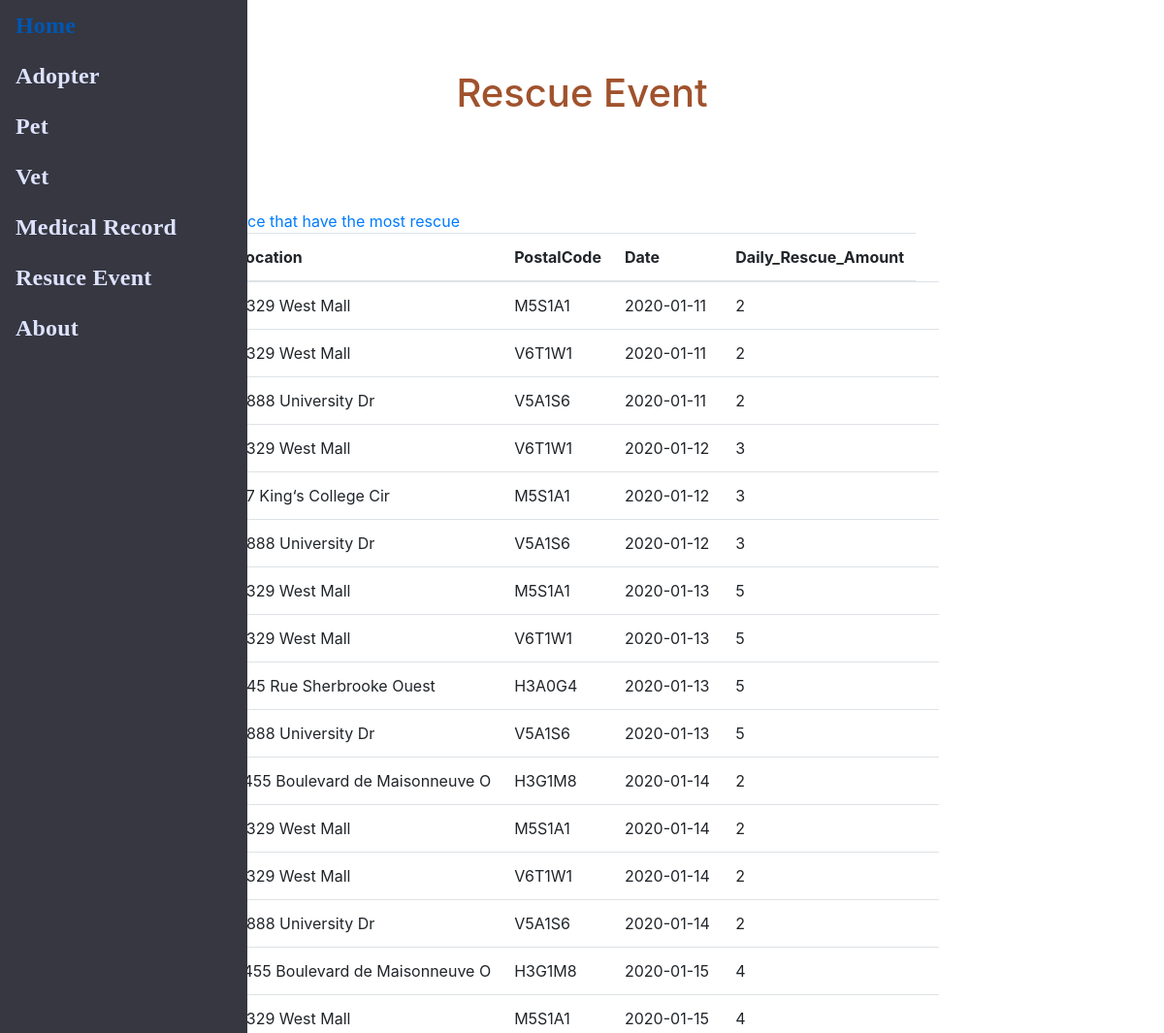
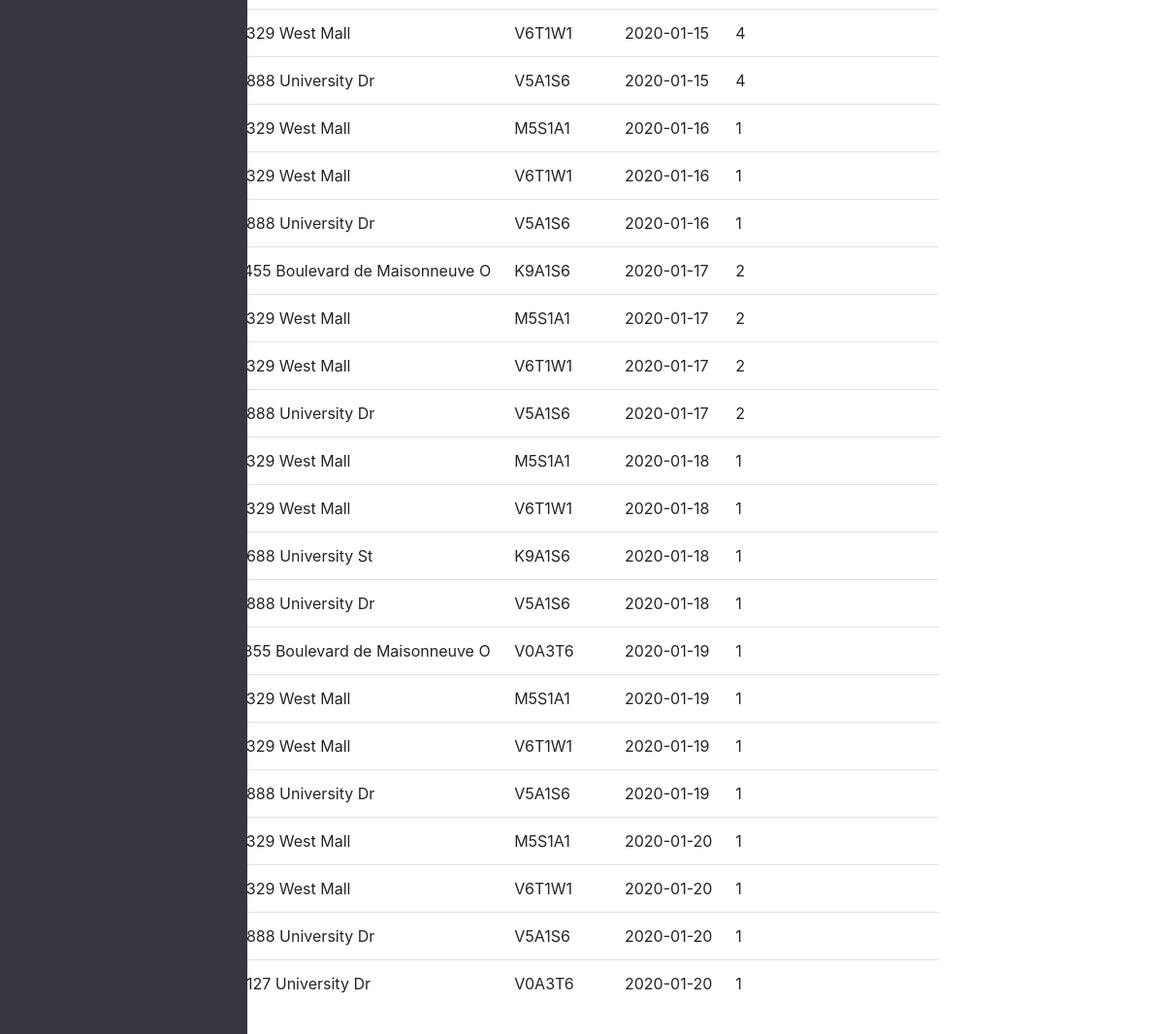
The page /RescueEvent.php on the database its author committed (2 pictures, top to bottom).
### tables this page shows
CREATE TABLE RescueEvent(
Location Char(100) NOT NULL,
PostalCode Char(20) NOT NULL,
Date DATE NOT NULL,
Description Char(200),
PRIMARY KEY(Location,PostalCode,Date),
FOREIGN KEY (PostalCode) REFERENCES postalCode_City_Province(PostalCode) ON DELETE NO ACTION ON UPDATE CASCADE,
FOREIGN KEY (Date) REFERENCES Date_DailyRescue(Date) ON DELETE NO ACTION
ON UPDATE CASCADE
);

CREATE TABLE Date_DailyRescue(
Date DATE PRIMARY KEY,
Daily_Rescue_Amount INTEGER
);

### RescueEvent.php (the view, shortened to what this page needs)
<!DOCTYPE html>
<html>
    <head>
    <link rel="stylesheet" href="https://maxcdn.bootstrapcdn.com/bootstrap/4.5.2/css/bootstrap.min.css">
     <link rel="stylesheet" href="./CSS/style.css" />
    <body>
    <div class="row justify-content-center">
        <form action="process4.php" method="POST">
            <div class="form-group">
<html>
    <head>
    <link rel="stylesheet" href="https://maxcdn.bootstrapcdn.com/bootstrap/4.5.2/css/bootstrap.min.css">
    <body>
    <br>
    <br>
    <br>
<h1 style= "text-align: center;
                      color:#a0522d;" >Rescue Event</h1>
                      <br>
                      <br>
                      <br>
                      <div class="nav">
      <ul class="nav flex-column">
        <li class="nav-item">
          <a class="nav-link active navfont" href="./index.php">Home</a>
        </li>
        <li class="nav-item">
          <a class="nav-link navfont" href="./AdopterManage.php">Adopter</a>
        </li>
        <li class="nav-item">
	<a class="nav-link navfont" href="./Pet.php">Pet</a>
        </li>
        <li class="nav-item">
          <a class="nav-link navfont" href="./vet.php">Vet</a>
        </li>
        <li class="nav-item">
          <a class="nav-link navfont" href="./MedicalRecord.php">Medical Record</a>
        </li>
        <li class="nav-item">
          <a class="nav-link navfont" href="./RescueEvent.php">Resuce Event</a>
        </li>
        <li class="nav-item">
          <a class="nav-link navfont" href="./About.php">About</a>
        </li>
      </ul>
    </div>
    </div>
    <a href ="./divisionQuery.php"> Place that have the most rescue </a>
    <?php require_once 'process4.php'; ?>
    <div class="container">
    <div class="row justify-content-center">
            <table class="table">
                    <thead>
                        <tr>
                            <th>Location</th>
                            <th>PostalCode</th>
                            <th>Date</th>
                            <th>Daily_Rescue_Amount</th>
                        </tr>
                    </thead>
            <?php
            $mysqli = new mysqli('localhost','root','root','project') or die(mysqli_error($mysqli));
            $result = $mysqli->query("SELECT RescueEvent.Location,  RescueEvent.PostalCode, RescueEvent.Date, Date_DailyRescue.Daily_Rescue_Amount
            FROM RescueEvent  INNER JOIN Date_DailyRescue ON  RescueEvent.Date = Date_DailyRescue.Date") or die($mysqli->error);
            ?>
<?php
            while ($row = $result->fetch_assoc()): ?>
                    <tr>
                        <td><?php echo $row['Location']; ?></td>
                        <td><?php echo $row['PostalCode']; ?></td>
                        <td><?php echo $row['Date']; ?></td>
                        <td><?php echo $row['Daily_Rescue_Amount']; ?></td>
                        <td>
                        </td>
                    </tr>
                <?php endwhile; ?>
                </table>
            </div>
            <br>
            <br>
            <br>
        </div>
    </div>
    </body>
    </html>

### CSS/style.css (style rules this page uses)
.nav { position: absolute; width: 255px; height: 100%; left: 0px; top: 0px; background: #363740; }
.navfont { font-family: "Mulish"; font-style: bold; font-weight: bold; font-size: 24px; letter-spacing: 0.2px; color: #dde2ff; }

### rows shown on the page
rescueevent: Location "2329 West Mall", PostalCode "M5S1A1", Date "2020-01-11", Date.Daily_Rescue_Amount "2"
rescueevent: Location "2329 West Mall", PostalCode "V6T1W1", Date "2020-01-11", Date.Daily_Rescue_Amount "2"
rescueevent: Location "8888 University Dr", PostalCode "V5A1S6", Date "2020-01-11", Date.Daily_Rescue_Amount "2"
rescueevent: Location "2329 West Mall", PostalCode "V6T1W1", Date "2020-01-12", Date.Daily_Rescue_Amount "3"
rescueevent: Location "27 King‘s College Cir", PostalCode "M5S1A1", Date "2020-01-12", Date.Daily_Rescue_Amount "3"
rescueevent: Location "8888 University Dr", PostalCode "V5A1S6", Date "2020-01-12", Date.Daily_Rescue_Amount "3"
rescueevent: Location "2329 West Mall", PostalCode "M5S1A1", Date "2020-01-13", Date.Daily_Rescue_Amount "5"
rescueevent: Location "2329 West Mall", PostalCode "V6T1W1", Date "2020-01-13", Date.Daily_Rescue_Amount "5"
rescueevent: Location "845 Rue Sherbrooke Ouest", PostalCode "H3A0G4", Date "2020-01-13", Date.Daily_Rescue_Amount "5"
rescueevent: Location "8888 University Dr", PostalCode "V5A1S6", Date "2020-01-13", Date.Daily_Rescue_Amount "5"
rescueevent: Location "1455 Boulevard de Maisonneuve O", PostalCode "H3G1M8", Date "2020-01-14", Date.Daily_Rescue_Amount "2"
rescueevent: Location "2329 West Mall", PostalCode "M5S1A1", Date "2020-01-14", Date.Daily_Rescue_Amount "2"
rescueevent: Location "2329 West Mall", PostalCode "V6T1W1", Date "2020-01-14", Date.Daily_Rescue_Amount "2"
rescueevent: Location "8888 University Dr", PostalCode "V5A1S6", Date "2020-01-14", Date.Daily_Rescue_Amount "2"
rescueevent: Location "1455 Boulevard de Maisonneuve O", PostalCode "H3G1M8", Date "2020-01-15", Date.Daily_Rescue_Amount "4"
rescueevent: Location "2329 West Mall", PostalCode "M5S1A1", Date "2020-01-15", Date.Daily_Rescue_Amount "4"
rescueevent: Location "2329 West Mall", PostalCode "V6T1W1", Date "2020-01-15", Date.Daily_Rescue_Amount "4"
rescueevent: Location "8888 University Dr", PostalCode "V5A1S6", Date "2020-01-15", Date.Daily_Rescue_Amount "4"
rescueevent: Location "2329 West Mall", PostalCode "M5S1A1", Date "2020-01-16", Date.Daily_Rescue_Amount "1"
rescueevent: Location "2329 West Mall", PostalCode "V6T1W1", Date "2020-01-16", Date.Daily_Rescue_Amount "1"
rescueevent: Location "8888 University Dr", PostalCode "V5A1S6", Date "2020-01-16", Date.Daily_Rescue_Amount "1"
rescueevent: Location "1455 Boulevard de Maisonneuve O", PostalCode "K9A1S6", Date "2020-01-17", Date.Daily_Rescue_Amount "2"
rescueevent: Location "2329 West Mall", PostalCode "M5S1A1", Date "2020-01-17", Date.Daily_Rescue_Amount "2"
rescueevent: Location "2329 West Mall", PostalCode "V6T1W1", Date "2020-01-17", Date.Daily_Rescue_Amount "2"
rescueevent: Location "8888 University Dr", PostalCode "V5A1S6", Date "2020-01-17", Date.Daily_Rescue_Amount "2"
rescueevent: Location "2329 West Mall", PostalCode "M5S1A1", Date "2020-01-18", Date.Daily_Rescue_Amount "1"
rescueevent: Location "2329 West Mall", PostalCode "V6T1W1", Date "2020-01-18", Date.Daily_Rescue_Amount "1"
rescueevent: Location "6688 University St", PostalCode "K9A1S6", Date "2020-01-18", Date.Daily_Rescue_Amount "1"
rescueevent: Location "8888 University Dr", PostalCode "V5A1S6", Date "2020-01-18", Date.Daily_Rescue_Amount "1"
rescueevent: Location "1355 Boulevard de Maisonneuve O", PostalCode "V0A3T6", Date "2020-01-19", Date.Daily_Rescue_Amount "1"
rescueevent: Location "2329 West Mall", PostalCode "M5S1A1", Date "2020-01-19", Date.Daily_Rescue_Amount "1"
rescueevent: Location "2329 West Mall", PostalCode "V6T1W1", Date "2020-01-19", Date.Daily_Rescue_Amount "1"
rescueevent: Location "8888 University Dr", PostalCode "V5A1S6", Date "2020-01-19", Date.Daily_Rescue_Amount "1"
rescueevent: Location "2329 West Mall", PostalCode "M5S1A1", Date "2020-01-20", Date.Daily_Rescue_Amount "1"
rescueevent: Location "2329 West Mall", PostalCode "V6T1W1", Date "2020-01-20", Date.Daily_Rescue_Amount "1"
rescueevent: Location "8888 University Dr", PostalCode "V5A1S6", Date "2020-01-20", Date.Daily_Rescue_Amount "1"
rescueevent: Location "9127 University Dr", PostalCode "V0A3T6", Date "2020-01-20", Date.Daily_Rescue_Amount "1"
